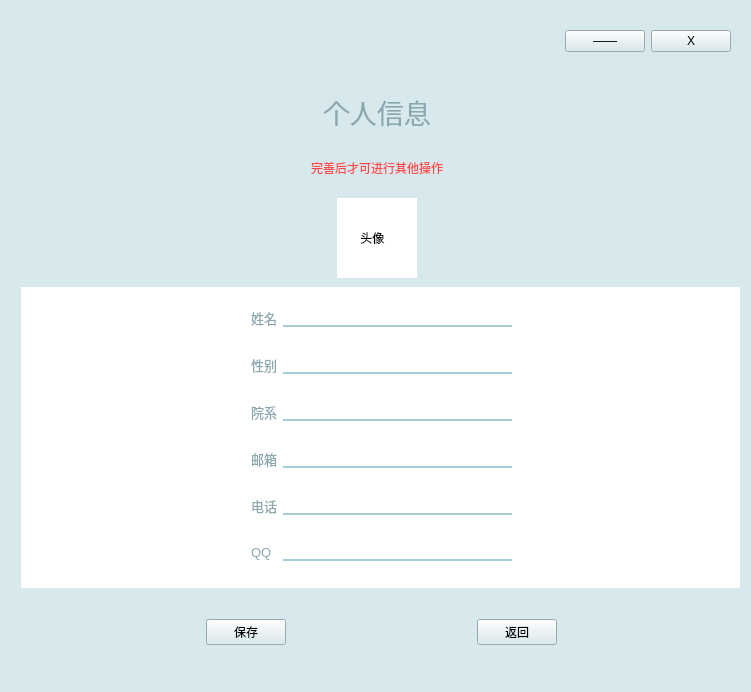
<?xml version="1.0" encoding="UTF-8"?>
<ui version="4.0">
 <class>Tc_Info</class>
 <widget class="QWidget" name="Tc_Info">
  <property name="geometry">
   <rect>
    <x>0</x>
    <y>0</y>
    <width>751</width>
    <height>692</height>
   </rect>
  </property>
  <property name="maximumSize">
   <size>
    <width>16777215</width>
    <height>16777215</height>
   </size>
  </property>
  <property name="windowTitle">
   <string>Form</string>
  </property>
  <property name="styleSheet">
   <string notr="true">background-color: rgb(215, 233, 237);</string>
  </property>
  <layout class="QVBoxLayout" name="verticalLayout">
   <item>
    <widget class="QWidget" name="title_widget" native="true">
     <property name="maximumSize">
      <size>
       <width>16777215</width>
       <height>60</height>
      </size>
     </property>
     <layout class="QHBoxLayout" name="horizontalLayout_5">
      <item>
       <spacer name="horizontalSpacer_35">
        <property name="orientation">
         <enum>Qt::Horizontal</enum>
        </property>
        <property name="sizeHint" stdset="0">
         <size>
          <width>40</width>
          <height>20</height>
         </size>
        </property>
       </spacer>
      </item>
      <item>
       <widget class="QPushButton" name="hide_btn">
        <property name="text">
         <string>——</string>
        </property>
       </widget>
      </item>
      <item>
       <widget class="QPushButton" name="close_btn">
        <property name="text">
         <string>X</string>
        </property>
       </widget>
      </item>
     </layout>
    </widget>
   </item>
   <item>
    <widget class="QWidget" name="info_widget" native="true">
     <widget class="QWidget" name="info_title_widget" native="true">
      <property name="geometry">
       <rect>
        <x>10</x>
        <y>10</y>
        <width>711</width>
        <height>191</height>
       </rect>
      </property>
      <property name="styleSheet">
       <string notr="true"/>
      </property>
      <layout class="QGridLayout" name="gridLayout_9">
       <item row="1" column="1">
        <widget class="QLabel" name="hint_label">
         <property name="minimumSize">
          <size>
           <width>0</width>
           <height>0</height>
          </size>
         </property>
         <property name="maximumSize">
          <size>
           <width>16777215</width>
           <height>16777215</height>
          </size>
         </property>
         <property name="styleSheet">
          <string notr="true">color: rgb(255, 74, 74);</string>
         </property>
         <property name="text">
          <string>完善后才可进行其他操作</string>
         </property>
        </widget>
       </item>
       <item row="1" column="0">
        <spacer name="horizontalSpacer_29">
         <property name="orientation">
          <enum>Qt::Horizontal</enum>
         </property>
         <property name="sizeHint" stdset="0">
          <size>
           <width>40</width>
           <height>20</height>
          </size>
         </property>
        </spacer>
       </item>
       <item row="1" column="2">
        <spacer name="horizontalSpacer_30">
         <property name="orientation">
          <enum>Qt::Horizontal</enum>
         </property>
         <property name="sizeHint" stdset="0">
          <size>
           <width>40</width>
           <height>20</height>
          </size>
         </property>
        </spacer>
       </item>
       <item row="2" column="1" alignment="Qt::AlignHCenter|Qt::AlignVCenter">
        <widget class="QLabel" name="head_label">
         <property name="minimumSize">
          <size>
           <width>80</width>
           <height>80</height>
          </size>
         </property>
         <property name="maximumSize">
          <size>
           <width>80</width>
           <height>80</height>
          </size>
         </property>
         <property name="styleSheet">
          <string notr="true">background-color: rgb(255, 255, 255);</string>
         </property>
         <property name="text">
          <string>       头像</string>
         </property>
        </widget>
       </item>
       <item row="0" column="0">
        <spacer name="horizontalSpacer_31">
         <property name="orientation">
          <enum>Qt::Horizontal</enum>
         </property>
         <property name="sizeHint" stdset="0">
          <size>
           <width>40</width>
           <height>20</height>
          </size>
         </property>
        </spacer>
       </item>
       <item row="0" column="2">
        <spacer name="horizontalSpacer_32">
         <property name="orientation">
          <enum>Qt::Horizontal</enum>
         </property>
         <property name="sizeHint" stdset="0">
          <size>
           <width>40</width>
           <height>20</height>
          </size>
         </property>
        </spacer>
       </item>
       <item row="0" column="1" alignment="Qt::AlignHCenter">
        <widget class="QLabel" name="title_label">
         <property name="maximumSize">
          <size>
           <width>200</width>
           <height>16777215</height>
          </size>
         </property>
         <property name="font">
          <font>
           <pointsize>20</pointsize>
          </font>
         </property>
         <property name="styleSheet">
          <string notr="true">color: rgb(138, 167, 175);</string>
         </property>
         <property name="text">
          <string>个人信息</string>
         </property>
        </widget>
       </item>
      </layout>
     </widget>
     <widget class="QWidget" name="info_content_widget" native="true">
      <property name="geometry">
       <rect>
        <x>10</x>
        <y>210</y>
        <width>721</width>
        <height>301</height>
       </rect>
      </property>
      <property name="styleSheet">
       <string notr="true">background-color: rgb(255, 255, 255);
color: rgb(138, 167, 175);</string>
      </property>
      <layout class="QGridLayout" name="gridLayout_10">
       <item row="1" column="2">
        <widget class="QLineEdit" name="tc_sex_tx">
         <property name="minimumSize">
          <size>
           <width>90</width>
           <height>0</height>
          </size>
         </property>
         <property name="styleSheet">
          <string notr="true">background:transparent;
border-color:#a4ccd4;
border-style:solid;
border-top-width:0px;
border-right-width:0px;
border-bottom-width:2px;
border-left-width:0px;</string>
         </property>
        </widget>
       </item>
       <item row="3" column="2">
        <widget class="QLineEdit" name="tc_email_tx">
         <property name="styleSheet">
          <string notr="true">background:transparent;
border-color:#a4ccd4;
border-style:solid;
border-top-width:0px;
border-right-width:0px;
border-bottom-width:2px;
border-left-width:0px;</string>
         </property>
        </widget>
       </item>
       <item row="0" column="0">
        <spacer name="horizontalSpacer_33">
         <property name="orientation">
          <enum>Qt::Horizontal</enum>
         </property>
         <property name="sizeHint" stdset="0">
          <size>
           <width>40</width>
           <height>20</height>
          </size>
         </property>
        </spacer>
       </item>
       <item row="4" column="1">
        <widget class="QLabel" name="tc_phnum">
         <property name="font">
          <font>
           <pointsize>10</pointsize>
          </font>
         </property>
         <property name="text">
          <string>电话</string>
         </property>
        </widget>
       </item>
       <item row="2" column="1">
        <widget class="QLabel" name="tc_dep">
         <property name="font">
          <font>
           <pointsize>10</pointsize>
          </font>
         </property>
         <property name="text">
          <string>院系</string>
         </property>
        </widget>
       </item>
       <item row="2" column="2">
        <widget class="QLineEdit" name="tc_dep_tx">
         <property name="minimumSize">
          <size>
           <width>90</width>
           <height>0</height>
          </size>
         </property>
         <property name="styleSheet">
          <string notr="true">background:transparent;
border-color:#a4ccd4;
border-style:solid;
border-top-width:0px;
border-right-width:0px;
border-bottom-width:2px;
border-left-width:0px;</string>
         </property>
        </widget>
       </item>
       <item row="3" column="1">
        <widget class="QLabel" name="tc_email">
         <property name="font">
          <font>
           <pointsize>10</pointsize>
          </font>
         </property>
         <property name="text">
          <string>邮箱</string>
         </property>
        </widget>
       </item>
       <item row="4" column="2">
        <widget class="QLineEdit" name="tc_pn_tx">
         <property name="styleSheet">
          <string notr="true">background:transparent;
border-color:#a4ccd4;
border-style:solid;
border-top-width:0px;
border-right-width:0px;
border-bottom-width:2px;
border-left-width:0px;</string>
         </property>
        </widget>
       </item>
       <item row="0" column="1">
        <widget class="QLabel" name="tc_name">
         <property name="font">
          <font>
           <pointsize>10</pointsize>
          </font>
         </property>
         <property name="text">
          <string>姓名</string>
         </property>
        </widget>
       </item>
       <item row="0" column="3">
        <spacer name="horizontalSpacer_34">
         <property name="orientation">
          <enum>Qt::Horizontal</enum>
         </property>
         <property name="sizeHint" stdset="0">
          <size>
           <width>40</width>
           <height>20</height>
          </size>
         </property>
        </spacer>
       </item>
       <item row="0" column="2">
        <widget class="QLineEdit" name="tc_name_tx">
         <property name="minimumSize">
          <size>
           <width>110</width>
           <height>0</height>
          </size>
         </property>
         <property name="styleSheet">
          <string notr="true">background:transparent;
border-color:#a4ccd4;
border-style:solid;
border-top-width:0px;
border-right-width:0px;
border-bottom-width:2px;
border-left-width:0px;</string>
         </property>
        </widget>
       </item>
       <item row="5" column="2">
        <widget class="QLineEdit" name="tc_qq_tx">
         <property name="styleSheet">
          <string notr="true">background:transparent;
border-color:#a4ccd4;
border-style:solid;
border-top-width:0px;
border-right-width:0px;
border-bottom-width:2px;
border-left-width:0px;</string>
         </property>
        </widget>
       </item>
       <item row="5" column="1">
        <widget class="QLabel" name="tc_qq">
         <property name="font">
          <font>
           <pointsize>10</pointsize>
          </font>
         </property>
         <property name="text">
          <string>QQ</string>
         </property>
        </widget>
       </item>
       <item row="1" column="1">
        <widget class="QLabel" name="tc_sex">
         <property name="font">
          <font>
           <pointsize>10</pointsize>
          </font>
         </property>
         <property name="text">
          <string>性别</string>
         </property>
        </widget>
       </item>
      </layout>
     </widget>
     <widget class="QWidget" name="btn_widget" native="true">
      <property name="geometry">
       <rect>
        <x>10</x>
        <y>520</y>
        <width>721</width>
        <height>71</height>
       </rect>
      </property>
      <layout class="QHBoxLayout" name="horizontalLayout_6">
       <item>
        <spacer name="horizontalSpacer_37">
         <property name="orientation">
          <enum>Qt::Horizontal</enum>
         </property>
         <property name="sizeHint" stdset="0">
          <size>
           <width>40</width>
           <height>20</height>
          </size>
         </property>
        </spacer>
       </item>
       <item>
        <widget class="QPushButton" name="save_btn">
         <property name="text">
          <string>保存</string>
         </property>
        </widget>
       </item>
       <item>
        <spacer name="horizontalSpacer_36">
         <property name="orientation">
          <enum>Qt::Horizontal</enum>
         </property>
         <property name="sizeHint" stdset="0">
          <size>
           <width>40</width>
           <height>20</height>
          </size>
         </property>
        </spacer>
       </item>
       <item>
        <widget class="QPushButton" name="return_btn">
         <property name="text">
          <string>返回</string>
         </property>
        </widget>
       </item>
       <item>
        <spacer name="horizontalSpacer_38">
         <property name="orientation">
          <enum>Qt::Horizontal</enum>
         </property>
         <property name="sizeHint" stdset="0">
          <size>
           <width>40</width>
           <height>20</height>
          </size>
         </property>
        </spacer>
       </item>
      </layout>
     </widget>
    </widget>
   </item>
  </layout>
 </widget>
 <resources/>
 <connections/>
</ui>
